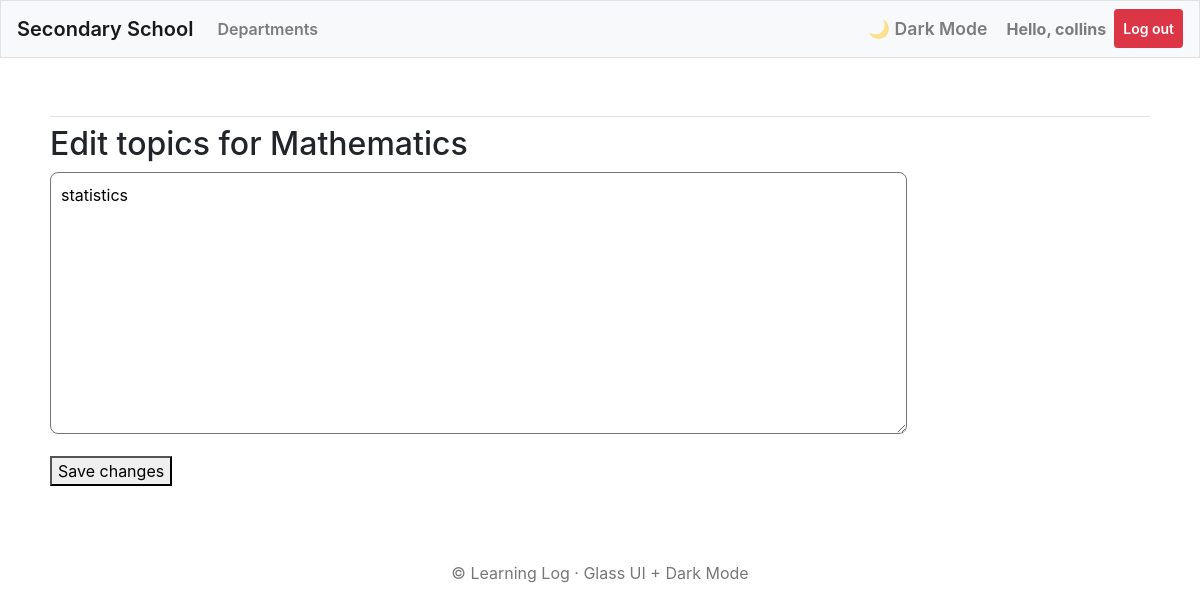
Before: /edit_topic/23 (signed in) with the older database file.
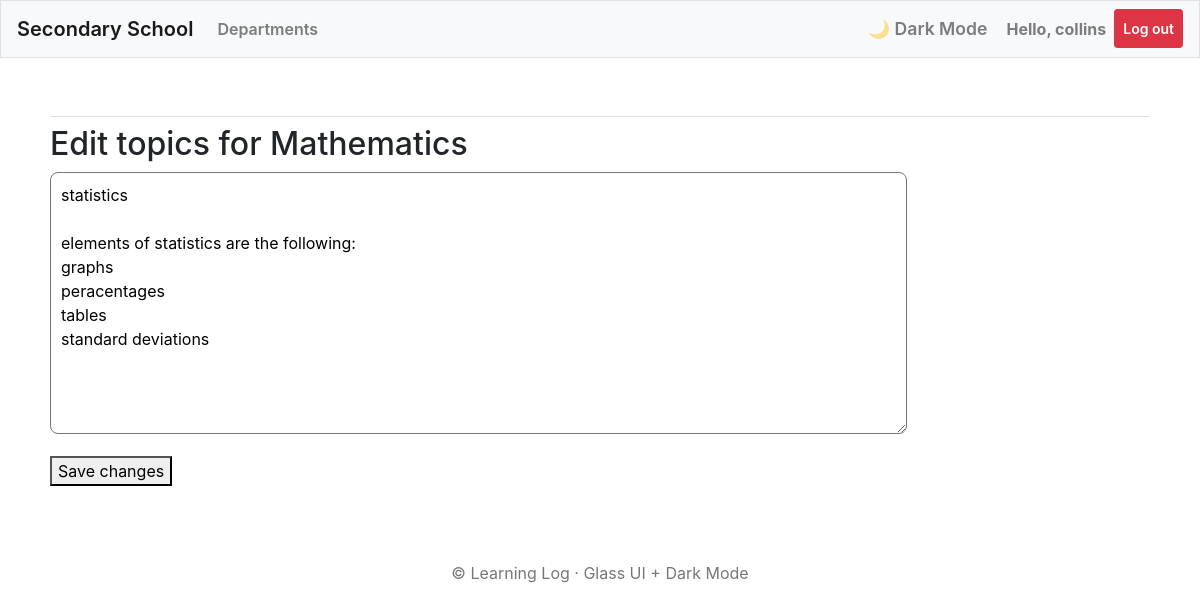
After: the same page with the newer database file.
### school_app/models.py (models this page shows, shortened)
class SubjectTopics(models.Model):
    topics_subjects = models.ForeignKey(Subjects, on_delete=models.CASCADE, related_name='topics_subjects')
    text = models.CharField(max_length=1000)
    date_added = models.DateTimeField(auto_now_add=True)

### school_app/views.py (the view)
# urls.py: path('edit_topic/<int:topic_id>', views.edit_topic, name='edit_topic'),
@login_required()
def edit_topic(request, topic_id):
    topic = SubjectTopics.objects.get(id=topic_id)
    subject = topic.topics_subjects
    if subject.owner != request.user:
        raise Http404
    if request.method != 'POST':
        form = NewTopics(instance=topic)
    else:
        form = NewTopics(instance=topic, data=request.POST)
        if form.is_valid():
            form.save()
            return redirect('school_app:topics', subject_id=subject.id)
    context = {'form':form, 'topic':topic, 'subject':subject}
    return render(request, 'school_app/edit_topic.html', context)

### school_app/forms.py
class NewTopics(forms.ModelForm):
    class Meta:
        model = SubjectTopics
        fields = ['text']
        labels = {'text': ''}
        widgets = {
            'text': forms.Textarea(attrs={
                'cols': 80,  # width of the box
                'rows': 10,  # height (number of lines)
                'placeholder': 'Type your thoughts here...',  # optional hint
                'style': 'resize: vertical; border-radius: 8px; padding: 10px;',  # optional styling
            })
        }

### school_app/models.py (called while the page is built)
    def __str__(self):
        return self.text

### school_app/templates/school_app/edit_topic.html (shortened to what this page needs)
{% extends 'school_app/base.html' %}
{% block content %}
  <h2>Edit topics for {{subject}}</h2>
  <form action="{% url 'school_app:edit_topic' topic.id %}" method="post">
    {{ form.as_p }}
    <button name="submit">Save changes</button>
  </form>
{% endblock content%}

Changed rows visible on the page:
changed SubjectTopics: text "statistics" → "statistics elements of statistics are the following: graphs peracentages tables standard deviations"
